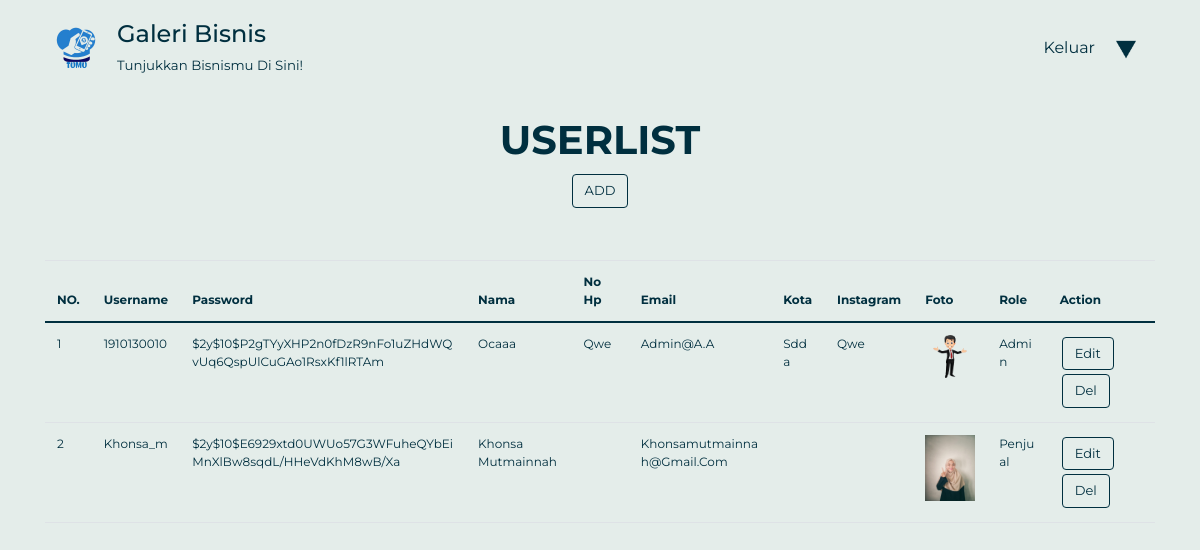
The app's page /dashboard.php?p=userlist (signed in) with its own data.
### tables this page shows
CREATE TABLE `user` (
  `id_user` int(11) NOT NULL,
  `username` varchar(15) NOT NULL,
  `password` varchar(150) NOT NULL,
  `nama` varchar(50) NOT NULL,
  `no_hp` varchar(13) DEFAULT NULL,
  `email` varchar(30) NOT NULL,
  `kota` varchar(20) DEFAULT NULL,
  `role` varchar(10) NOT NULL,
  `instagram_user` varchar(20) DEFAULT NULL,
  `foto` varchar(256) DEFAULT NULL
);

### connection.php (called while the page is built, shortened)
<?php
class Connection{
   private $host = "localhost";
   private $struser = "root";
   private $strpassword = "";
   private $dbname = "galeribisnis2";
	function connect(){
	    $conn = mysqli_connect($this->host,$this->struser, $this->strpassword);
	 	mysqli_select_db($conn, $this->dbname);
		$this->connection = $conn;
	}
}
?>

### class/class.User.php (called while the page is built, shortened)
<?php
class User extends Connection{
    public function __get($atribute)
    {
        if (property_exists($this, $atribute)) {
            return $this->$atribute;
        }
    }
    public function SelectAllUser()
    {
        $sql = "SELECT * FROM user";
        $result = mysqli_query($this->connection, $sql);
        $arrResult = array();
        $cnt = 0;
        if (mysqli_num_rows($result) > 0) {
            while ($data = mysqli_fetch_array($result)) {
                $objUser = new User();
                $objUser->id_user = $data['id_user'];
                $objUser->username = $data['username'];
                $objUser->password = $data['password'];
                $objUser->nama = $data['nama'];
                $objUser->no_hp = $data['no_hp'];
                $objUser->email = $data['email'];
                $objUser->kota = $data['kota'];
                $objUser->role = $data['role'];
                $objUser->instagram_user = $data['instagram_user'];
                $objUser->foto = $data['foto'];
                $arrResult[$cnt] = $objUser;
                $cnt++;
            }
        }
        return $arrResult;
    }
}

### pages/userlist.php (the view)
<div class="container userlist">
    <div class="text-center">
        <h1 class="judul"><strong>USERLIST</strong></h1>
        <a class="btn" href="?p=user">ADD</a>
    </div>
    <table class="table">
        <thead>
        <tr>
            <th> NO.</th>
            <th> username</th>
            <th> password</th>
            <th> nama</th>
            <th> no hp</th>
            <th> email</th>
            <th> kota</th>
            <th> instagram</th>
            <th> foto</th>
            <th> role</th>
            <th> action</th>
        </tr>
        </thead>
        <?php
        require_once('./class/class.User.php');
        $objUser = new User();
        $arrayResult = $objUser->SelectAllUser();
        if (count($arrayResult) == 0) {
            echo '<tr><td colspan="5">Tidak ada data!</td></tr>';
        } else {
            $no = 1;
            foreach ($arrayResult as $dataUser) {
                echo '<tr>';
                echo '<td class="text-break">'.$no .'</td>';
                echo '<td class="text-break">'.$dataUser->username .'</td>';
                echo '<td class="text-break">'.$dataUser->password .'</td>';
                echo '<td class="text-break">'.$dataUser->nama .'</td>';
                echo '<td class="">'.$dataUser->no_hp .'</td>';
                echo '<td class="text-break">'.$dataUser->email .'</td>';
                echo '<td class="text-break">'.$dataUser->kota .'</td>';
                echo '<td class="text-break">'.$dataUser->instagram_user .'</td>';
                echo "<td ><img src='".$dataUser->foto."' width='50px'/></td>";
                echo '<td class="text-break">'.$dataUser->role .'</td>';
                echo '<td>
                <a class="btn btn-warning"
                href="?p=user&id_user=' . $dataUser->id_user . '"> Edit </a>
                <a class="btn"
                href="?p=delete-user&id_user=' . $dataUser->id_user . '" onclick="return confirm(\'Apakah anda yakin ingin menghapus?\')"> Del </a></td>';
                echo '</tr>';
                $no++;
            }
        }
        ?>
    </table>
</div>

### StyleIndex.css (style rules this page uses)
.all { background-color: #e4edea; font-family: montserrat, sans-serif; text-transform: capitalize; color: #002f3f; }
.all table { font-size: 12px; }
.userlist .judul { color: #002f3f; margin-top: 40px; }
.userlist .table { margin-top: 50px; }
.userlist .table th { color:#002f3f; }
.table td { color:#002f3f; }
.table tr { color:#002f3f; }
.userlist .btn { background-color: #e4edea; color:#002f3f; font-weight: 400; font-size: 13px; border-color: #002f3f; margin: 2px; }

### records on screen
user: username "1910130010", password "$2y$10$p2gTYyXHP2n0fDzR9nFo1uZHdWQvUq6QspUlCuGAo1RsxKf1lRTAm", nama "Ocaaa", no_hp "Qwe", email "Admin@a.a", kota "Sdda", instagram_user "Qwe", foto (picture), role "Admin"
user: username "Khonsa_m", password "$2y$10$E6929xtd0UWUo57G3WFuheQYbEiMnXlBw8sqdL/HHeVdKhM8wB/Xa", nama "Khonsa Mutmainnah", email "Khonsamutmainnah@gmail.com", foto (picture), role "Penjual"
